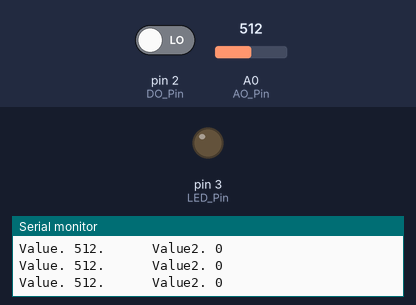
A sketch run on a simulated Arduino Uno, built with avr-gcc and run on an emulated ATmega328P. On the bench: output pins drawn as LEDs (lit = HIGH), the last lines printed to the serial monitor. The inputs (shaded band) are chosen by the test bench; at power-on: pin 2 (DO_Pin) LOW, A0 (AO_Pin) = 512.

Above: at 1.2 s.
1.3 s: pin 2 (DO_Pin) driven HIGH
At 1.7 s:
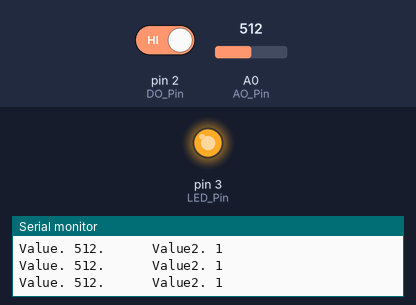
2.8 s: A0 (AO_Pin) set to 985
5.8 s: A0 (AO_Pin) set to 1013
8.8 s: pin 2 (DO_Pin) driven LOW
At 9.9 s:
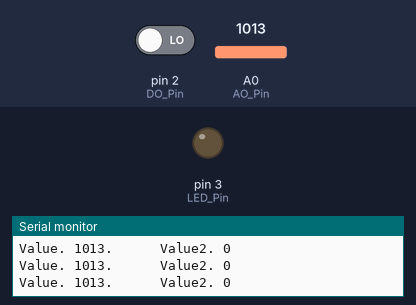
Timing chart, 0 to 11.3 s (numbered marks = the images above; inputs shaded):
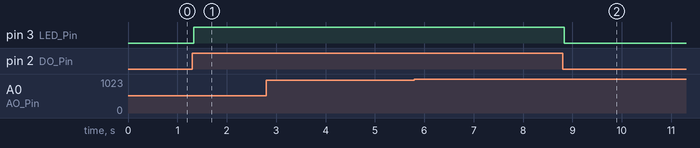

The sketch:

sketch_jan18b_LDR.ino
```cpp
int X;
int Y;

void setup() {
  pinMode(2,INPUT); //DO Pin
  pinMode(3,OUTPUT); //LED Pin
  pinMode(A0,INPUT); //AO Pin
  Serial.begin(9600);
}

void loop() {
//Analog Value (serial Print)
  X= analogRead(A0);
  Serial.print("Value. ");
  Serial.print(X);

//Digital Value (Serial Print)
  Y= digitalRead(2);
  Serial.print(".      Value2. ");
  Serial.println(Y);

//LED Lit
  if(Y==1) {
    digitalWrite(3, 1);
  }
  else{
    digitalWrite(3, 0);
  }


}
```

Measured:
- after the input at 1.3 s, pin 3 (LED_Pin): LOW → HIGH at once
- after the input at 8.8 s, pin 3 (LED_Pin): HIGH → LOW at once
